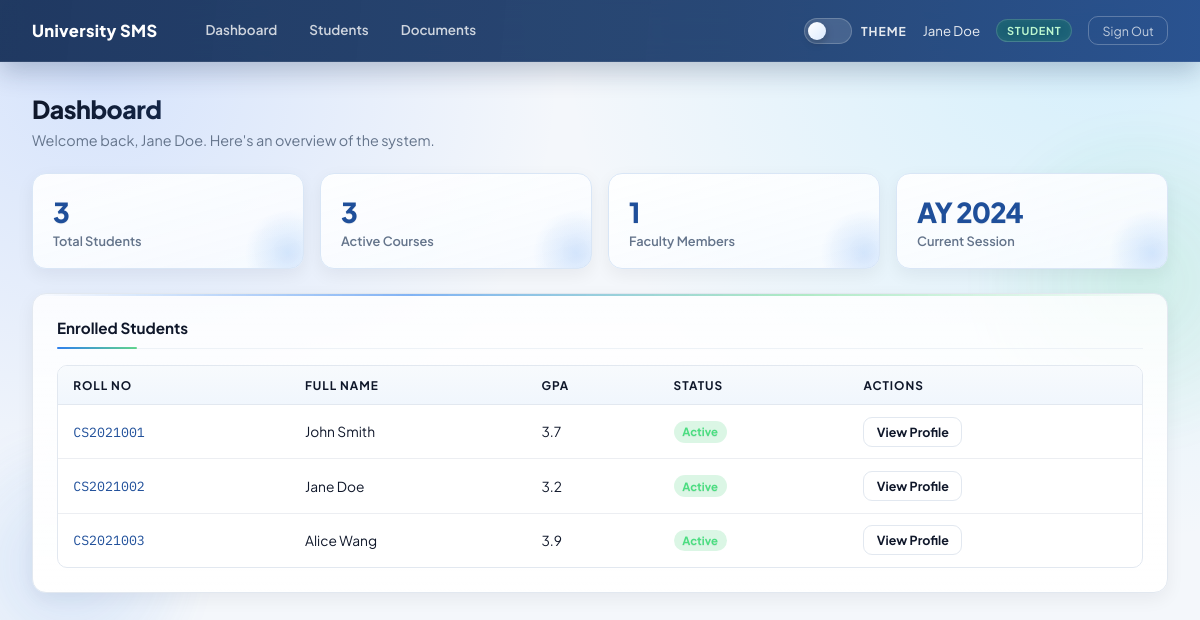
/dashboard (signed in), run on the app's committed database.
### tables this page shows
CREATE TABLE students (
                id          INTEGER PRIMARY KEY AUTOINCREMENT,
                user_id     INTEGER,
                roll_no     TEXT UNIQUE,
                full_name   TEXT,
                dob         TEXT,
                address     TEXT,
                phone       TEXT,
                national_id TEXT,                 -- VULN-07: PII stored unencrypted
                gpa         REAL DEFAULT 0.0,
                financial_aid TEXT
            );

### app.py (the view)
@app.route("/dashboard")
@login_required
def dashboard():
    db = get_db()
    students = db.execute("SELECT * FROM students").fetchall()
    return render_template("dashboard.html",
                           user=session,
                           role=session.get("role"),
                           students=students)

### app.py (called while the page is built)
def login_required(f):
    @wraps(f)
    def decorated(*args, **kwargs):
        if "user_id" not in session:
            return redirect(url_for("login"))
        return f(*args, **kwargs)
    return decorated

def get_db():
    db = getattr(g, "_database", None)
    if db is None:
        db = g._database = sqlite3.connect(DATABASE)
        db.row_factory = sqlite3.Row
    return db

@app.teardown_appcontext
def close_connection(exception):
    db = getattr(g, "_database", None)
    if db is not None:
        db.close()

### templates/dashboard.html (shortened to what this page needs)
{% extends "base.html" %}
{% block content %}
<div class="page-header">
  <h1>Dashboard</h1>
  <p>Welcome back, {{ session.full_name or session.username }}. Here's an overview of the system.</p>
</div>
<div class="stats-grid">
  <div class="stat-box">
    <div class="stat-val">{{ students|length }}</div>
    <div class="stat-label">Total Students</div>
  </div>
  <div class="stat-box">
    <div class="stat-val">3</div>
    <div class="stat-label">Active Courses</div>
  </div>
  <div class="stat-box">
    <div class="stat-val">1</div>
    <div class="stat-label">Faculty Members</div>
  </div>
  <div class="stat-box">
    <div class="stat-val">AY 2024</div>
    <div class="stat-label">Current Session</div>
  </div>
</div>
<div class="card">
  <div class="card-title">Enrolled Students</div>
  <div class="table-wrap">
    <table>
      <thead>
        <tr>
          <th>Roll No</th>
          <th>Full Name</th>
          <th>GPA</th>
          <th>Status</th>
          <th>Actions</th>
        </tr>
      </thead>
      <tbody>
        {% for s in students %}
        <tr>
          <td><span class="mono-sm text-brand">{{ s['roll_no'] }}</span></td>
          <td>{{ s['full_name'] | safe }}</td>
          <td>{{ s['gpa'] }}</td>
          <td><span class="badge badge-green">Active</span></td>
          <td>
            <a href="/student/{{ s['id'] }}" class="btn btn-outline btn-sm">View Profile</a>
          </td>
        </tr>
        {% endfor %}
      </tbody>
    </table>
  </div>
</div>
{% endblock %}

### templates/base.html (shortened to what this page needs)
<!DOCTYPE html>
<html lang="en">
<head>
</head>
<body>
<div class="site-shell">
  <nav>
    <span class="nav-brand">University SMS</span>
    <div class="nav-links">
      <a href="/dashboard">Dashboard</a>
      <a href="/search">Students</a>
      <a href="/upload">Documents</a>
    </div>
    <div class="nav-right">
      <label class="theme-switch" for="theme-toggle" title="Toggle theme">
        <span class="theme-switch-track">
          <span class="theme-switch-thumb"></span>
        </span>
        <span class="theme-switch-label">Theme</span>
      </label>
      <span class="nav-user-name">{{ session.full_name or session.username }}</span>
      <span class="role-chip chip-{{ session.role }}">{{ session.role }}</span>
      <a class="btn-logout" href="/logout">Sign Out</a>
    </div>
  </nav>
  <main>
    {% block content %}{% endblock %}
  </main>
  </div>
</body>
</html>

### data on the page
students: full_name "Jane Doe", roll_no "CS2021002", gpa "3.2"
students: roll_no "CS2021001", full_name "John Smith", gpa "3.7"
students: roll_no "CS2021003", full_name "Alice Wang", gpa "3.9"

### other printed values
{{ session.role }} "STUDENT"
{{ students|length }} "3"
